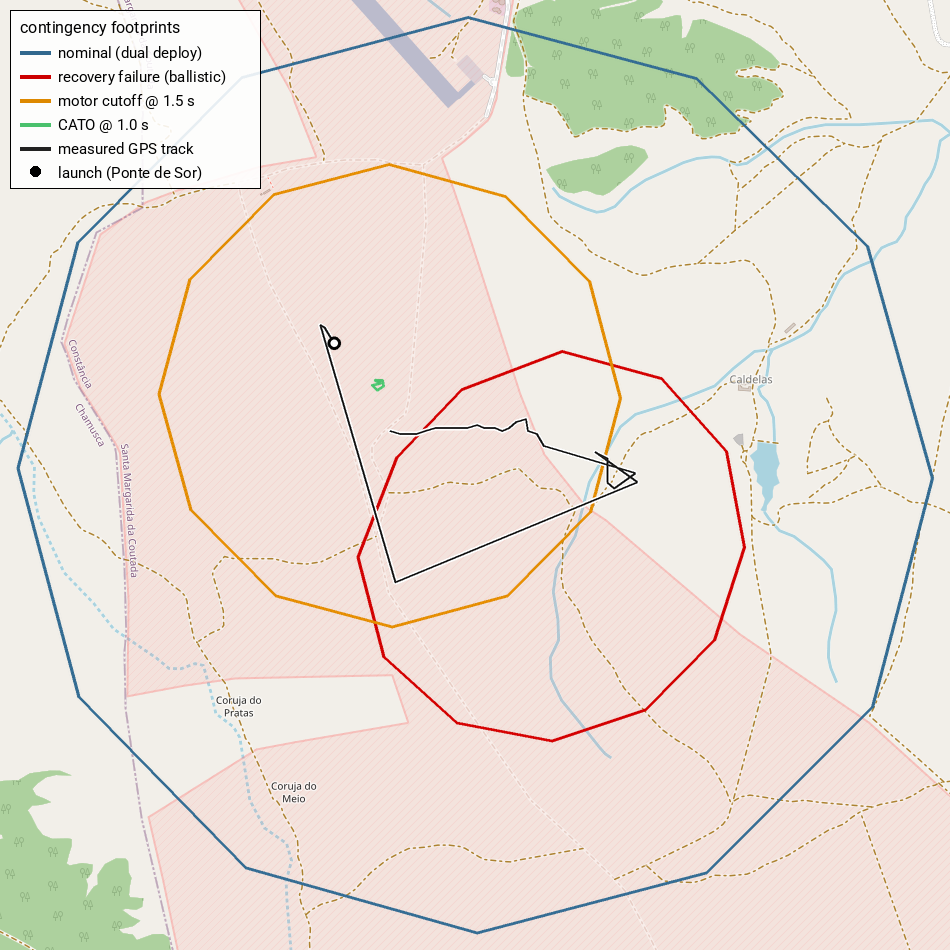

The Python source for this figure:
#!/usr/bin/env python
"""Overlay the contingency landing footprints + the real GPS track on the map.

Reads each scenario's ground-hit points (output/<scenario>/84/ghp.csv), converts
the local ENU coordinates to lat/lon (pymap3d), and draws one footprint per
scenario on OpenStreetMap tiles (staticmap). The rocket's measured GPS track
(measured-track.dat, up to ~145 m AGL where the record ends) is drawn too.

Run via uv after trochia:   uv run footprints-map.py   # -> footprints-map.png
"""
import csv

import pymap3d as pm
from PIL import ImageDraw, ImageFont
from staticmap import StaticMap, Line, CircleMarker

# Launch site: Ponte de Sor, Portugal (EuRoC). First GPS fix in flight_data.
LAUNCH_LAT, LAUNCH_LON, LAUNCH_ALT = 39.3898, -8.290, 160.0

SCENARIOS = [
    ("nominal",          "nominal (dual deploy)",      "#31688e"),
    ("recovery-failure", "recovery failure (ballistic)", "#cc0000"),
    ("motor-cutoff",     "motor cutoff @ 1.5 s",       "#dd8800"),
    ("cato",             "CATO @ 1.0 s",               "#4ac16d"),
]


def enu_to_lonlat(e, n):
    x, y, z = pm.enu2ecef(e, n, 0.0, LAUNCH_LAT, LAUNCH_LON, LAUNCH_ALT)
    lat, lon, _ = pm.ecef2geodetic(x, y, z)
    return lon, lat


def loop(scenario):
    pts = []
    with open(f"output/{scenario}/84/ghp.csv") as f:
        for row in csv.DictReader(f, skipinitialspace=True):
            pts.append(enu_to_lonlat(float(row["ghp_e"]), float(row["ghp_n"])))
    return pts


def measured_track():
    pts = []
    with open("measured-track.dat") as f:
        for line in f:
            if line.startswith("#"):
                continue
            _, lat, lon, _ = line.split()
            lat, lon = float(lat), float(lon)
            if abs(lat) < 1.0 and abs(lon) < 1.0:
                continue  # GPS dropout fix (lat=lon~0); skip
            pts.append((lon, lat))
    return pts


def find_font(size):
    for p in ("/usr/share/fonts/TTF/Roboto-Regular.ttf",
              "/usr/share/fonts/truetype/dejavu/DejaVuSans.ttf"):
        try:
            return ImageFont.truetype(p, size)
        except OSError:
            continue
    return ImageFont.load_default()


def main():
    m = StaticMap(950, 950, url_template="https://tile.openstreetmap.org/{z}/{x}/{y}.png")
    for name, _, color in SCENARIOS:
        m.add_line(Line(loop(name), color, 3))
    # measured GPS track (white casing + dark line), ends at ~145 m AGL
    track = measured_track()
    m.add_line(Line(track, "white", 5))
    m.add_line(Line(track, "#222222", 2))
    m.add_marker(CircleMarker(enu_to_lonlat(0.0, 0.0), "black", 13))
    m.add_marker(CircleMarker(enu_to_lonlat(0.0, 0.0), "white", 7))

    img = m.render().convert("RGB")
    d = ImageDraw.Draw(img, "RGBA")
    font, title = find_font(15), find_font(16)
    rows = SCENARIOS + [(None, "measured GPS track", "#222222")]
    w, h = 250, 24 * (len(rows) + 1) + 34
    d.rectangle([10, 10, 10 + w, 10 + h], fill=(255, 255, 255, 225), outline=(0, 0, 0, 255))
    d.text((20, 18), "contingency footprints", font=title, fill=(0, 0, 0))
    for i, (_, label, color) in enumerate(rows):
        y = 44 + i * 24
        d.line([(20, y + 8), (50, y + 8)], fill=color, width=4)
        d.text((58, y), label, font=font, fill=(0, 0, 0))
    y = 44 + len(rows) * 24
    d.ellipse([30, y + 2, 40, y + 12], fill="black")
    d.text((58, y), "launch (Ponte de Sor)", font=font, fill=(0, 0, 0))

    img.save("footprints-map.png")
    print("saved footprints-map.png")


if __name__ == "__main__":
    main()
